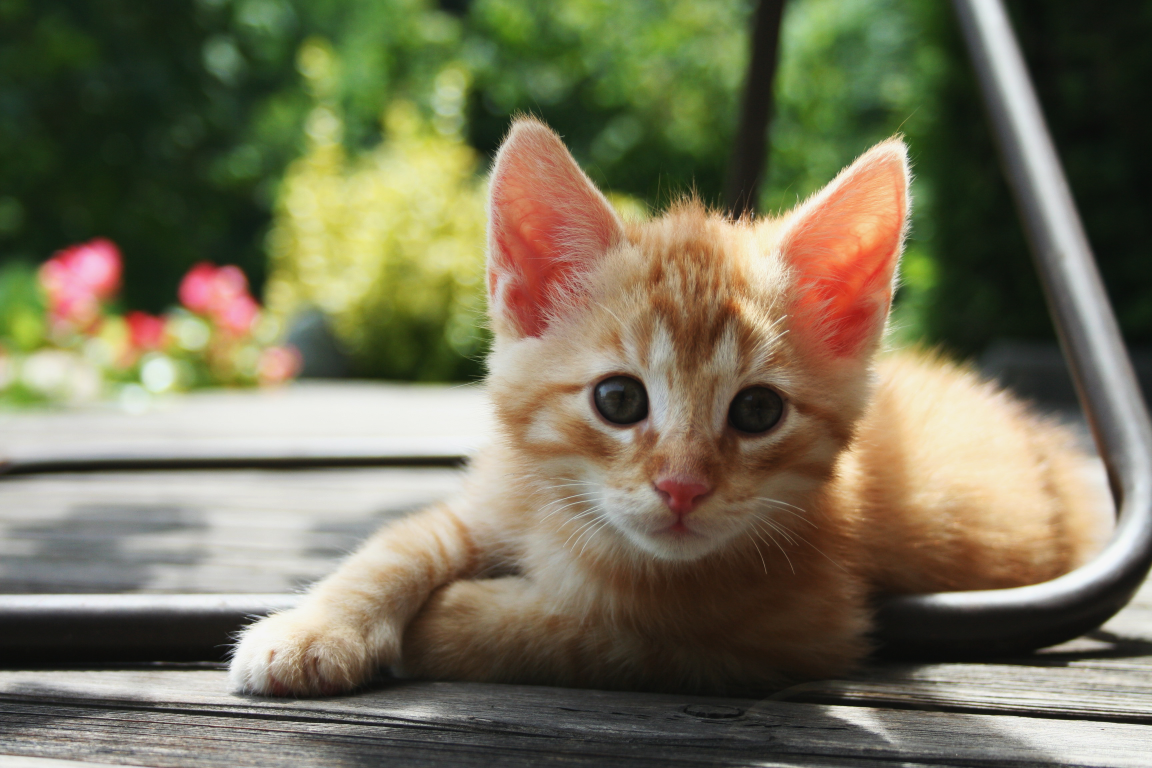
#> input picture p1.jpg, 3456 x 2304 px, found by its file name (shown at 1/3 size)
$ python activity2.py
#> lines starting #> are read from the running program, lines starting #| are printed output that depends on the picture
import cv2

# Load the image

image = cv2.imread(r'D:\cv open\p1.jpg')
#> image is the input picture: shape (2304, 3456, 3); mean B, G, R 88.5, 113.9, 118.3
#covnvert image to gray_scale
gray_image=cv2.cvtColor(image,cv2.COLOR_BGR2GRAY)
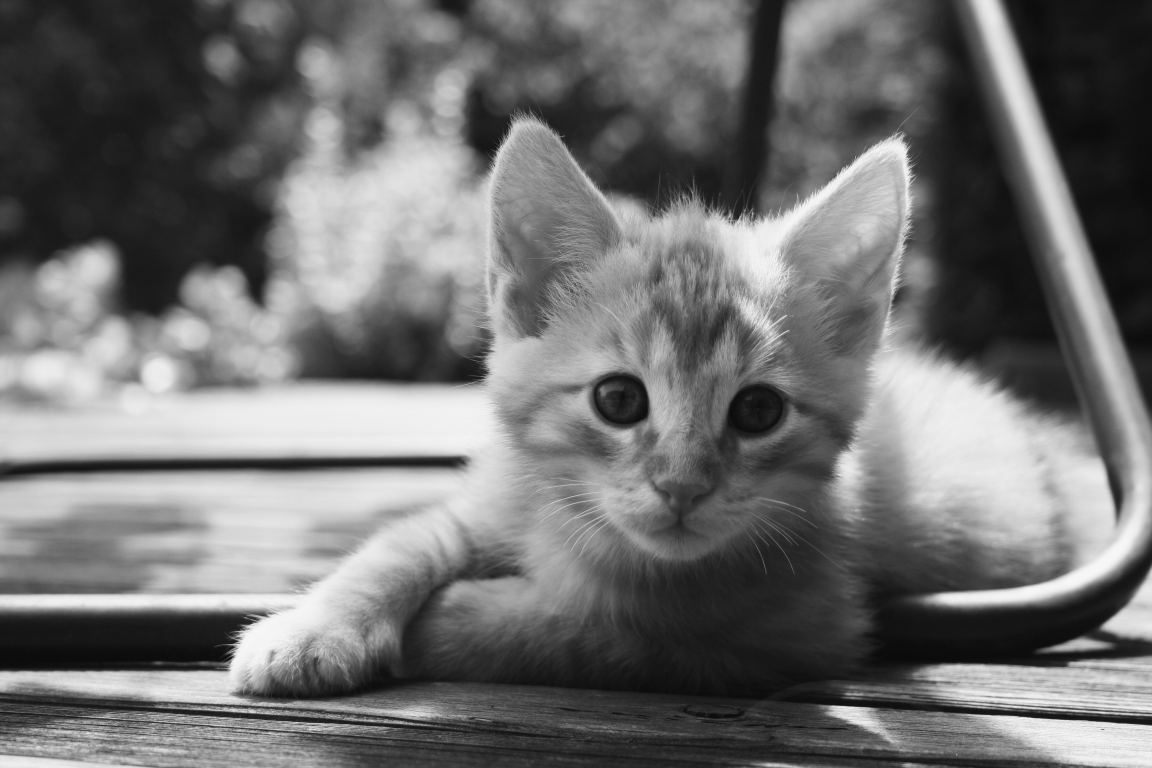
#> gray_image: shape (2304, 3456) (shown at 1/3 size); min 9, max 247, mean 112.3

#resize the gray_scale image to 224x224
resized_image=cv2.resize(gray_image,(224,224))
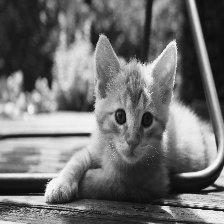
#> resized_image: shape (224, 224); min 10, max 246, mean 112.2

# Display the image

cv2.imshow('Processed_Image', resized_image)

key=cv2.waitKey(0)
#> (key Esc is pressed here)

#check if the S key was pressed (ASCI||for 'S' is 83)
if key==ord('S'):
    #save the processed image when s is pressed
    cv2.imwrite("grayscale_resized_image.jpg")
    print("Image saved as gray_scale_resized_image.jpg")
else:
    print("Image not saved")

cv2.destroyAllWindows()

# Print image properties

print(f"Image Dimensions: {image.shape}") # height, width, channels
#| Image Dimensions: (2304, 3456, 3)
